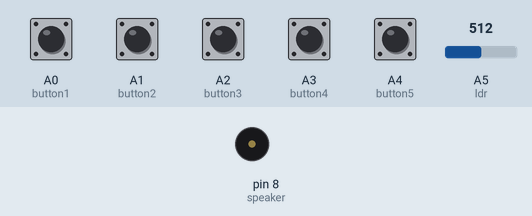
The sketch below on a simulated Arduino Uno, built with avr-gcc and run on an emulated ATmega328P. Parts: buzzer (waves = sounding). Inputs (shaded band) come from the test bench; at power-on: A0 (button1), A1 (button2), A2 (button3), A3 (button4), A4 (button5) LOW, A5 (ldr) = 512.

Above: at 1.2 s.
1.3 s: A0 (button1) pulled HIGH for 1 s
At 1.42 s:
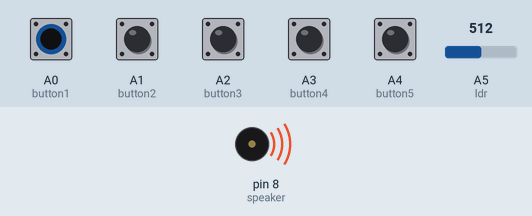
Timing chart, 0 to 4.3 s (numbered marks = the images above; inputs shaded):
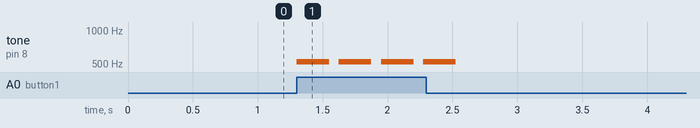

The sketch:

nov18.ino
```cpp
#include "pitches.h" // the header file I used to import tone pitches
const int button1 = A0; // switch #1
const int button2 = A1; // switch #2
const int button3 = A2; // switch #3
const int button4 = A3; // switch #4
const int button5 = A4; // switch #5
const int ldr = A5;  // the LDR I used to control pitches depending on the brightness
const int speaker = 8; // the speaker I used to emit sound
int buttonState1; // the variable to know if switch #1 is connected
int buttonState2; // the variable to know if switch #2 is connected
int buttonState3;  // the variable to know if switch #3 is connected
int buttonState4;  // the variable to know if switch #4 is connected
int buttonState5;  // the variable to know if switch #5 is connected
int maxBright = 0; // a variable to store the maximum brightness of environment for LDR
int minBright = 1023; // a variable to store the minimum brightness of environment for LDR

int melody[] = { // the frequencies to emit when the brightness is high as notes
  NOTE_C5, NOTE_D5, NOTE_E5, NOTE_F5, NOTE_G5
};
int melodyAlt[] = { // the alternate frequencies to emit when the brightness is low as notes
  NOTE_C3, NOTE_D3, NOTE_E3, NOTE_F3, NOTE_G3
};


void setup() {
  Serial.begin(9600);
}

void loop() {
  int ldrValue = analogRead(ldr); // reading the LDR value
  if (ldrValue > maxBright) { // setting the maxBrightness of LDR
    maxBright = ldrValue;
  }
  if (ldrValue < minBright) { // setting the minBrightness of LDR
    minBright = ldrValue;
  }
  int noteDuration = 1000 / 4; // how long the tone should play, in milliseconds
  int pauseBetweenNotes = noteDuration * 1.30; //  how long the program should wait after playing the tone

  buttonState1 = digitalRead(button1); // reading if the switches have been connected
  buttonState2 = digitalRead(button2);
  buttonState3 = digitalRead(button3);
  buttonState4 = digitalRead(button4);
  buttonState5 = digitalRead(button5);
  if (ldrValue > maxBright - 100) { // if the brightness is higher than this threshold, play the higher pitch
    if (buttonState1 == HIGH) { // if switch #1 is connected
      tone(speaker, melody[0], noteDuration); // playing the tone depending on which switch has been connected
      delay(pauseBetweenNotes); // delaying for the amount of time to pause between playing
      noTone(8); // stopping the tone, if this were not here, the tones would play simultaneously
    } else if (buttonState2 == HIGH) { // if switch #2 is connected
      tone(speaker, melody[1], noteDuration);
      delay(pauseBetweenNotes);
      noTone(8);
    } else if (buttonState3 == HIGH) { // if switch #3 is connected
      tone(speaker, melody[2], noteDuration);
      delay(pauseBetweenNotes);
      noTone(8);
    } else if (buttonState4 == HIGH) { // if switch #4 is connected
      tone(speaker, melody[3], noteDuration);
      delay(pauseBetweenNotes);
      noTone(8);
    } else if (buttonState5 == HIGH) { // if switch #5 is connected
      tone(speaker, melody[4], noteDuration);
      delay(pauseBetweenNotes);
      noTone(8);
    }
  } else if (ldrValue < maxBright - 100) { // if the brightness is lower than this threshold, play the lower pitch
    if (buttonState1 == HIGH) { // if switch #1 is connected
      tone(speaker, melodyAlt[0], noteDuration);
      delay(pauseBetweenNotes);
      noTone(8);
    } else if (buttonState2 == HIGH) { // if switch #2 is connected
      tone(speaker, melodyAlt[1], noteDuration);
      delay(pauseBetweenNotes);
      noTone(8);
    } else if (buttonState3 == HIGH) { // if switch #3 is connected
      tone(speaker, melody[2], noteDuration);
      delay(pauseBetweenNotes);
      noTone(8);
    } else if (buttonState4 == HIGH) { // if switch #4 is connected
      tone(speaker, melodyAlt[3], noteDuration);
      delay(pauseBetweenNotes);
      noTone(8);
    } else if (buttonState5 == HIGH) { // if switch #5 is connected
      tone(speaker, melodyAlt[4], noteDuration);
      delay(pauseBetweenNotes);
      noTone(8);
    }
  }

}
```

pitches.h
```cpp
/*************************************************
   Public Constants
 *************************************************/

#define NOTE_B0  31
#define NOTE_C1  33
#define NOTE_CS1 35
#define NOTE_D1  37
#define NOTE_DS1 39
#define NOTE_E1  41
#define NOTE_F1  44
#define NOTE_FS1 46
#define NOTE_G1  49
#define NOTE_GS1 52
#define NOTE_A1  55
#define NOTE_AS1 58
#define NOTE_B1  62
#define NOTE_C2  65
#define NOTE_CS2 69
#define NOTE_D2  73
#define NOTE_DS2 78
#define NOTE_E2  82
#define NOTE_F2  87
#define NOTE_FS2 93
#define NOTE_G2  98
#define NOTE_GS2 104
#define NOTE_A2  110
#define NOTE_AS2 117
#define NOTE_B2  123
#define NOTE_C3  131
#define NOTE_CS3 139
#define NOTE_D3  147
#define NOTE_DS3 156
#define NOTE_E3  165
#define NOTE_F3  175
#define NOTE_FS3 185
#define NOTE_G3  196
#define NOTE_GS3 208
#define NOTE_A3  220
#define NOTE_AS3 233
#define NOTE_B3  247
#define NOTE_C4  262
#define NOTE_CS4 277
#define NOTE_D4  294
#define NOTE_DS4 311
#define NOTE_E4  330
#define NOTE_F4  349
#define NOTE_FS4 370
#define NOTE_G4  392
#define NOTE_GS4 415
#define NOTE_A4  440
#define NOTE_AS4 466
#define NOTE_B4  494
#define NOTE_C5  523
#define NOTE_CS5 554
#define NOTE_D5  587
#define NOTE_DS5 622
#define NOTE_E5  659
#define NOTE_F5  698
#define NOTE_FS5 740
#define NOTE_G5  784
#define NOTE_GS5 831
#define NOTE_A5  880
#define NOTE_AS5 932
#define NOTE_B5  988
#define NOTE_C6  1047
#define NOTE_CS6 1109
#define NOTE_D6  1175
#define NOTE_DS6 1245
#define NOTE_E6  1319
#define NOTE_F6  1397
#define NOTE_FS6 1480
#define NOTE_G6  1568
#define NOTE_GS6 1661
#define NOTE_A6  1760
#define NOTE_AS6 1865
#define NOTE_B6  1976
#define NOTE_C7  2093
#define NOTE_CS7 2217
#define NOTE_D7  2349
#define NOTE_DS7 2489
#define NOTE_E7  2637
#define NOTE_F7  2794
#define NOTE_FS7 2960
#define NOTE_G7  3136
#define NOTE_GS7 3322
#define NOTE_A7  3520
#define NOTE_AS7 3729
#define NOTE_B7  3951
#define NOTE_C8  4186
#define NOTE_CS8 4435
#define NOTE_D8  4699
#define NOTE_DS8 4978
```

Measured:
- after the input at 1.3 s, tone on pin 8 (speaker): alternates 523 Hz for 0.25 s and silent for 0.08 s, 8 changes in all, then stays silent, starting at once
